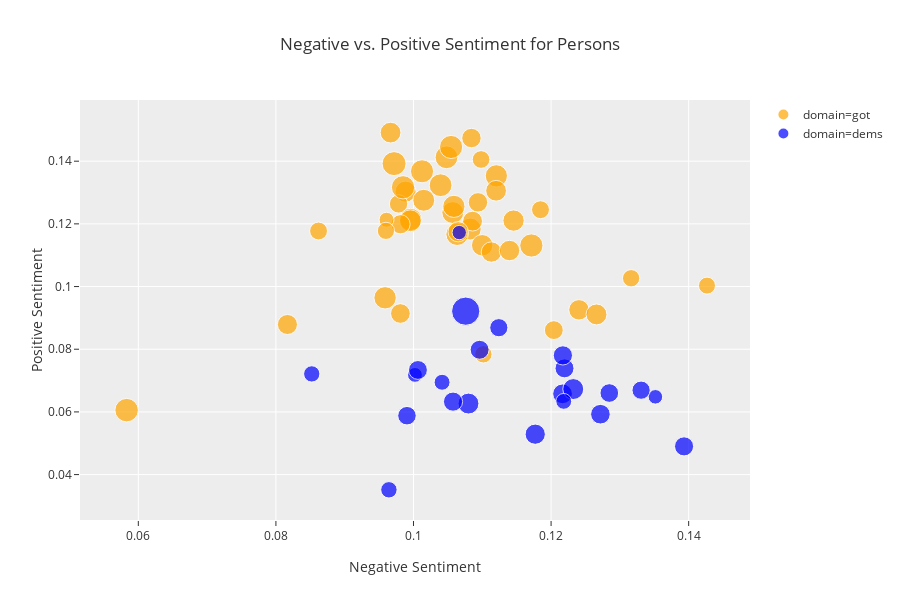

The notebook cell saved with this chart:
### Markdown cell above
Let's take a quick digression into plotting our data so far.

### Code cell
px.scatter(data_frame=persons_df.dropna()
           ,x='neg'
           ,y='pos'
           ,size='comment_length'
           ,color='domain'
           ,template='ggplot2'
           ,title='Negative vs. Positive Sentiment for Persons'
           ,hover_name='person'
           ,labels={"neg":"Negative Sentiment"
                    ,"pos":"Positive Sentiment"
                    ,"comment_length":"Avg Comment Char Length"
                   }
           ,color_discrete_map={'got':'orange','dems': 'blue'}
          )

### Figure 1 — Plotly figure (JSON) as saved in the notebook; plotly's stock layout.template omitted (floating-point values rounded to 4 significant figures)
{"data": [{"hoverlabel": {"namelength": 0}, "hovertemplate": "<b>%{hovertext}</b><br><br>domain=got<br>Negative Sentiment=%{x}<br>Positive Sentiment=%{y}<br>Avg Comment Char Length=%{marker.size}", "hovertext": ["bran", "jon", "dany", "davos", "doran", "cersei", "tyrion", "sansa", "arya", "stannis", "varys", "jamie", "brienne", "samwell", "jorah", "theon", "hound", "littlefinger", "joffrey", "mountain", "robb", "dragons", "melisandre", "bronn", "gilly", "ramsey", "missandei", "gendry", "grey worm", "ned", "catelyn", "tormund", "robert", "tommen", "viserys", "margaery", "euron", "oberyn", "night_king", "jaqen", "hodor", "ygritte", "mance"], "legendgroup": "domain=got", "marker": {"color": "orange", "size": [831.9, 797.0, 887.9, 692.8, 532.2, 865.0, 803.1, 837.0, 738.8, 653.4, 800.3, 822.1, 898.9, 591.8, 715.5, 755.3, 628.3, 765.3, 520.9, 560.3, 902.6, 863.3, 825.5, 694.8, 502.4, 629.9, 891.2, 643.9, 717.2, 681.0, 698.2, 726.2, 792.3, 614.8, 821.7, 481.6, 958.5, 534.2, 371.2, 668.4, 917.2, 500.2, 493.2], "sizemode": "area", "sizeref": 3.327, "symbol": "circle"}, "mode": "markers", "name": "domain=got", "showlegend": true, "type": "scatter", "uid": "7eab368f-5d22-4d30-b242-3dae0c087bfd", "x": [0.09587, 0.1057, 0.1012, 0.124, 0.0862, 0.1048, 0.1082, 0.1063, 0.09885, 0.1086, 0.1015, 0.112, 0.1171, 0.1204, 0.112, 0.1145, 0.1094, 0.11, 0.1098, 0.09783, 0.09848, 0.1039, 0.09959, 0.1113, 0.1102, 0.1084, 0.1055, 0.0981, 0.09667, 0.1065, 0.114, 0.1266, 0.09955, 0.09811, 0.1059, 0.1427, 0.09718, 0.1185, 0.09608, 0.08168, 0.0583, 0.1316, 0.09599], "xaxis": "x", "y": [0.09641, 0.1236, 0.1368, 0.09258, 0.1177, 0.1412, 0.1183, 0.1167, 0.1303, 0.1209, 0.1275, 0.1353, 0.1131, 0.0861, 0.1306, 0.121, 0.1269, 0.1132, 0.1405, 0.1264, 0.1317, 0.1323, 0.1214, 0.111, 0.07838, 0.1474, 0.1445, 0.0914, 0.1491, 0.1175, 0.1115, 0.09111, 0.121, 0.1199, 0.1256, 0.1003, 0.1392, 0.1245, 0.1213, 0.08789, 0.06056, 0.1027, 0.1178], "yaxis": "y"}, {"hoverlabel": {"namelength": 0}, "hovertemplate": "<b>%{hovertext}</b><br><br>domain=dems<br>Negative Sentiment=%{x}<br>Positive Sentiment=%{y}<br>Avg Comment Char Length=%{marker.size}", "hovertext": ["harris", "biden", "buttigieg", "gillibrand", "hickenlooper", "klobuchar", "warren", "booker", "inslee", "castro", "gabbard", "sanders", "de blasio", "bullock", "gravel", "messam", "o'rourke", "bennet", "delaney", "moulton", "swalwell", "williamson", "yang"], "legendgroup": "domain=dems", "marker": {"color": "blue", "size": [601.0, 550.9, 646.7, 727.3, 423.9, 570.3, 579.5, 611.5, 606.8, 598.2, 1331.0, 617.3, 365.4, 352.9, 342.6, 449.8, 729.1, 682.3, 592.2, 420.0, 554.8, 443.6, 641.2], "sizemode": "area", "sizeref": 3.327, "symbol": "circle"}, "mode": "markers", "name": "domain=dems", "showlegend": true, "type": "scatter", "uid": "23ac67c6-2628-47a7-832b-3c6cb468f065", "x": [0.122, 0.1124, 0.1217, 0.108, 0.1042, 0.09905, 0.1285, 0.1057, 0.1393, 0.1096, 0.1076, 0.1217, 0.1002, 0.1352, 0.1067, 0.09643, 0.1232, 0.1177, 0.1006, 0.1218, 0.1331, 0.08521, 0.1272], "xaxis": "x", "y": [0.0739, 0.08687, 0.06577, 0.06266, 0.06946, 0.05879, 0.06603, 0.06328, 0.049, 0.07982, 0.09215, 0.07803, 0.07181, 0.06481, 0.1172, 0.03514, 0.06729, 0.05288, 0.07338, 0.06336, 0.06693, 0.07212, 0.05926], "yaxis": "y"}], "layout": {"grid": {"xaxes": ["x"], "xgap": 0.1, "xside": "bottom", "yaxes": ["y"], "ygap": 0.1, "yside": "left"}, "height": 600, "legend": {"itemsizing": "constant", "tracegroupgap": 0}, "title": {"text": "Negative vs. Positive Sentiment for Persons"}, "xaxis": {"title": {"text": "Negative Sentiment"}}, "yaxis": {"title": {"text": "Positive Sentiment"}}}}
